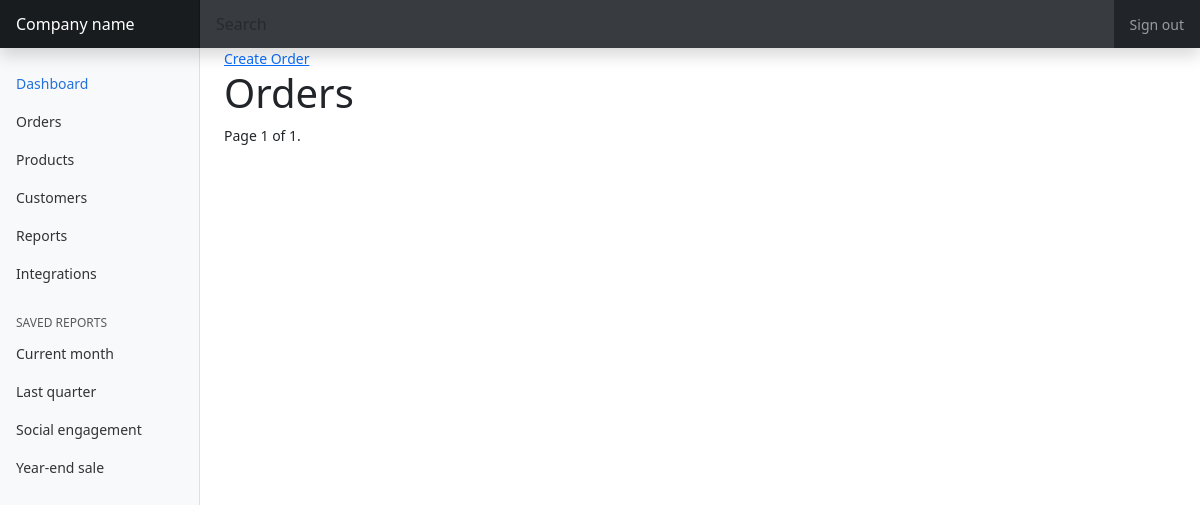
The page /orders/ (signed in) on the database as committed earlier.
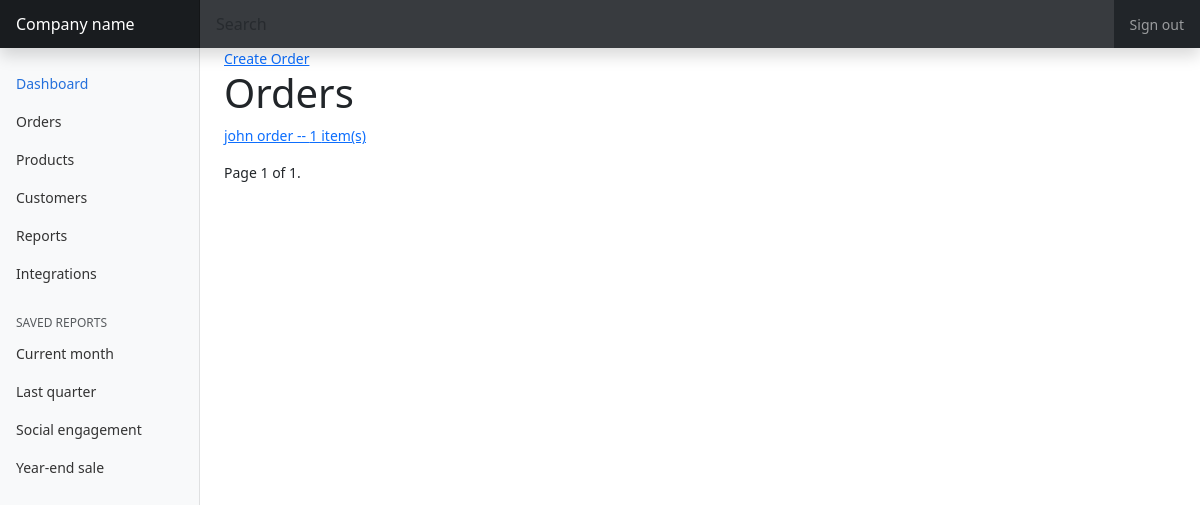
The same page on the database as committed later.
### inventory/models.py (models this page shows, shortened)
class Order(models.Model):
    class OrderStatus(models.TextChoices):
        DRAFT = 'DRAFT', 'Draft'
        DEPLOYED = 'DEPLOYED', 'Deployed'
        RECEIVED = 'RECEIVED', 'Received'
        RETURN = 'RETURNED', 'Returned'
    issued_to = models.ForeignKey(User, on_delete=models.CASCADE, related_name="issued_to")
    issued_by = models.ForeignKey(User, null=True, on_delete=models.SET_NULL, related_name="issued_by")
    issued_on = models.DateField(auto_now_add=False)
    created = models.DateTimeField(auto_now_add=True)
    updated = models.DateTimeField(auto_now=True)
    status = models.CharField(max_length=50, choices=OrderStatus.choices, default=OrderStatus.DRAFT)
    @property
    def item_count(self):
        return self.orderitems_set.all().count()

### inventory/views/order.py (the view)
# urls.py: path('orders/', order.order_list, name="order_list"),
@login_required
def order_list(request):
    orders = Order.objects.all()
    paginator = Paginator(orders, 5)
    page_number = request.GET.get("page")
    page_obj = paginator.get_page(page_number)
    title = 'Orders'
    context = {'orders': orders, 'title': title, 'page_obj': page_obj}
    return render(request, 'inventory/order/orders.html', context)

### inventory/templates/inventory/order/orders.html (shortened to what this page needs)
{% extends 'main.html' %}
{% block content %}
<a href="{% url 'create_order' %}">Create Order</a>
<h1>{{ title }}</h1>
{% for order in page_obj %}
<p><a href="{% url 'edit_order' order.id %}">{{ order.issued_to.username }} order -- {{ order.item_count }} item(s)</a></p>
{% endfor %}
<div class="pagination">
    <span class="step-links">
        <span class="current">
            Page {{ page_obj.number }} of {{ page_obj.paginator.num_pages }}.
        </span>
    </span>
</div>
{% endblock content %}

Rows that differ between the two databases and show on the page:
added Order: issued_to.username "john", item_count "1"
